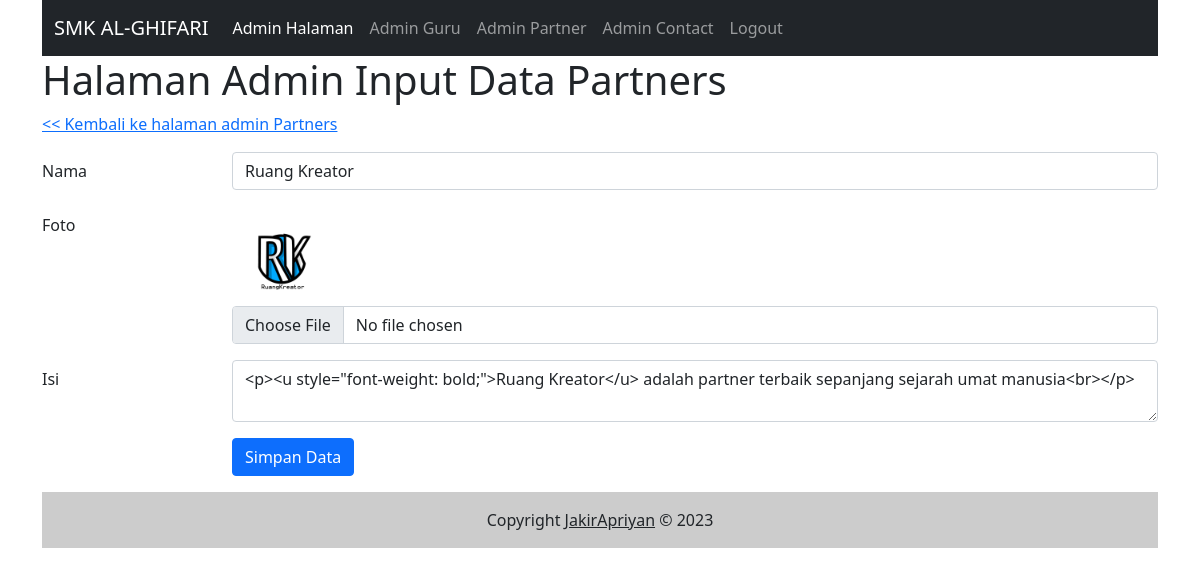
/admin/partners_input.php?id=3, run on the app's committed database.
### tables this page shows
CREATE TABLE `partners` (
  `id` int(11) NOT NULL,
  `nama` varchar(255) NOT NULL,
  `foto` varchar(255) NOT NULL,
  `isi` text NOT NULL,
  `tgl_isi` timestamp NOT NULL DEFAULT current_timestamp()
);

### admin/partners_input.php (the view, shortened to what this page needs)
<?php include("inc_header.php") ?>
<?php
$nama       = "";
$isi        = "";
$foto       = "";
if (isset($_GET['id'])) {
    $id = $_GET['id'];
} else {
    $id = "";
}
if ($id != "") {
    $sql1   = "select * from partners where id = '$id'";
    $q1     = mysqli_query($koneksi, $sql1);
    $r1     = mysqli_fetch_array($q1);
    $nama   = $r1['nama'];
    $isi    = $r1['isi'];
    $foto   = $r1['foto'];
}
?>
<h1>Halaman Admin Input Data Partners</h1>
<div class="mb-3 row">
    <a href="partners.php">
        << Kembali ke halaman admin Partners</a>
</div>
<form action="" method="post" enctype="multipart/form-data">
    <div class="mb-3 row">
        <label for="nama" class="col-sm-2 col-form-label">Nama</label>
        <div class="col-sm-10">
            <input type="text" class="form-control" id="nama" value="<?php echo $nama ?>" name="nama">
        </div>
    </div>
    <div class="mb-3 row">
        <label for="foto" class="col-sm-2 col-form-label">Foto</label>
        <div class="col-sm-10">
            <?php
            if ($foto) {
                echo "<img src='../gambar/$foto' style='max-height:100px;max-width:100px'/>";
            }
            ?>
            <input type="file" class="form-control" id="foto" name="foto">
        </div>
    </div>
    <div class="mb-3 row">
        <label for="isi" class="col-sm-2 col-form-label">Isi</label>
        <div class="col-sm-10">
            <textarea name="isi" class="form-control" id="summernote"><?php echo $isi ?></textarea>
        </div>
    </div>
    <div class="mb-3 row">
        <div class="col-sm-2"></div>
        <div class="col-sm-10">
            <input type="submit" name="simpan" value="Simpan Data" class="btn btn-primary" />
        </div>
    </div>
</form>
<?php include("inc_footer.php") ?>

### data on the page
partners: nama "Ruang Kreator", foto (picture), isi "<p><u style=\"font-weight: bold;\">Ruang Kreator</u> adalah partner terbaik sepanjang sejarah umat manusia<br></p>"
